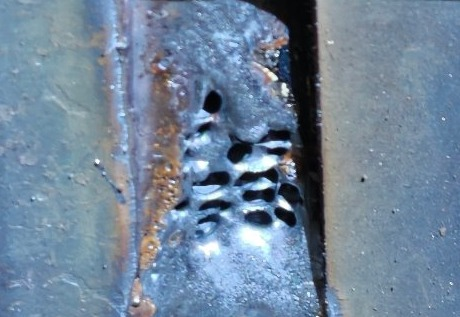
#> input picture ml/crop008_pore_src.jpg, 460 x 317 px, given as the content of the folder D:/workbuddy/workbuddy学习/surfacedetecttrain/raw_mine/images, which was not available
$ python make_raw_mine_tiles.py
#> lines starting #> are read from the running program, lines starting #| are printed output that depends on the picture; pictures that were not available may be replaced by others from this repository, and a replacement may not be noted
# -*- coding: utf-8 -*-
"""raw_mine 切图预处理：把大图按原始分辨率切成 640x640 tile，解决
1) 尺度问题：全图 letterbox 到 640 后缺陷只有 56px（棚拍域是 137px），模型学不到；
2) 样本量问题：40 张 / 57 框只占训练集 0.11%，切图后样本量 x10，叠加 notebook 的 x5 域增广达 ~18%。

输出 surfacedetecttrain/raw_mine_tiles/（images/ + labels/ + classes.txt 七类序），
build_surface_notebook 的 find_dataset_roots 会自动发现并合并，无需改 notebook。

用法: python make_raw_mine_tiles.py [--src .../raw_mine] [--out .../raw_mine_tiles]
"""
import os, random, argparse
from PIL import Image, ImageOps

IMGSZ = 640          # tile 尺寸（=推理输入尺寸）
STRIDE = 512         # 步长（重叠 128px，避免缺陷被切断丢失）
MIN_KEEP_FRAC = 0.30 # 框被切边后剩余面积 <30% 则丢弃
EMPTY_KEEP = 0.12    # 空白 tile 保留概率（硬负例：干净漆面/照亮区，压误报）
SEED = 42

# 7 类目标序（与 build_surface_notebook.py TARGET_CLASSES 一致）
TARGET = ["porosity", "crack", "overlap", "spatters", "good_weld", "undercut", "unfused"]
# raw_mine 5 类序 -> 7 类目标序
RAW5 = ["porosity", "crack", "undercut", "overlap", "unfused"]
CMAP = {RAW5.index(n): TARGET.index(n) for n in RAW5}

ap = argparse.ArgumentParser()
ap.add_argument("--src", default=r"D:/workbuddy/workbuddy学习/surfacedetecttrain/raw_mine")
ap.add_argument("--out", default=r"D:/workbuddy/workbuddy学习/surfacedetecttrain/raw_mine_tiles")
args = ap.parse_args()

img_dir = os.path.join(args.src, "images")
lbl_dir = os.path.join(args.src, "labels")
out_img = os.path.join(args.out, "images")
out_lbl = os.path.join(args.out, "labels")
os.makedirs(out_img, exist_ok=True); os.makedirs(out_lbl, exist_ok=True)
random.seed(SEED)

def tile_positions(total, size, stride):
    """生成 x/y 起点，末尾对齐图像边界保证覆盖。"""
    if total <= size:
        return [0]
    pos = list(range(0, total - size + 1, stride))
    if pos[-1] != total - size:
        pos.append(total - size)
    return pos

n_tiles = n_with = n_empty = 0
cls_count = {i: 0 for i in range(7)}
for fname in sorted(os.listdir(img_dir)):
    if not fname.lower().endswith((".jpg", ".jpeg", ".png")):
        continue
    base = os.path.splitext(fname)[0]
    lbl_path = os.path.join(lbl_dir, base + ".txt")
    boxes = []  # (cls, cx, cy, w, h) 归一化
    if os.path.exists(lbl_path):
        for ln in open(lbl_path):
            p = ln.split()
            if len(p) >= 5:
                boxes.append((CMAP[int(float(p[0]))], *map(float, p[1:5])))

    img = ImageOps.exif_transpose(Image.open(os.path.join(img_dir, fname))).convert("RGB")
#> img is the input picture: PIL image 460x317 RGB; mean R, G, B 113.1, 133.9, 155.5
    W, H = img.size
#> W = 460; H = 317
    # 短边不足 640 的图：整体放大到 640（本数据集不存在，保险处理）
    if min(W, H) < IMGSZ:
        s = IMGSZ / min(W, H)
#> s = 2.02
        img = img.resize((max(IMGSZ, int(W*s)), max(IMGSZ, int(H*s))), Image.BILINEAR)
#> img: PIL image 928x640 RGB
        W, H = img.size
#> W = 928; H = 640
        boxes = [(c, cx*W/W, cy*H/H, w, h) for c, cx, cy, w, h in boxes]  # 尺寸未变时不变
#> boxes = []

    # 归一化 -> 像素
    pboxes = [(c, (cx-w/2)*W, (cy-h/2)*H, w*W, h*H) for c, cx, cy, w, h in boxes]
#> pboxes = []

    for ty in tile_positions(H, IMGSZ, STRIDE):
        for tx in tile_positions(W, IMGSZ, STRIDE):
            tile = img.crop((tx, ty, tx+IMGSZ, ty+IMGSZ))
            out_lines = []
            for c, bx, by, bw, bh in pboxes:
                # 与 tile 求交
                ix0, iy0 = max(bx, tx), max(by, ty)
                ix1, iy1 = min(bx+bw, tx+IMGSZ), min(by+bh, ty+IMGSZ)
                if ix1 <= ix0 or iy1 <= iy0:
                    continue
                cx, cy = (bx+bw/2), (by+bh/2)
                if not (tx <= cx < tx+IMGSZ and ty <= cy < ty+IMGSZ):
                    continue  # 中心不在本 tile
                if (ix1-ix0)*(iy1-iy0) < MIN_KEEP_FRAC * bw * bh:
                    continue  # 被切太多
                ncx = (cx-tx)/IMGSZ; ncy = (cy-ty)/IMGSZ
                nw = min(bw, IMGSZ)/IMGSZ; nh = min(bh, IMGSZ)/IMGSZ
                out_lines.append(f"{c} {ncx:.6f} {ncy:.6f} {nw:.6f} {nh:.6f}")
                cls_count[c] += 1
            keep = bool(out_lines) or random.random() < EMPTY_KEEP
            if not keep:
                continue
            tname = f"{base}_t{tx//STRIDE}_{ty//STRIDE}.jpg"
            tile.save(os.path.join(out_img, tname), quality=92)
            with open(os.path.join(out_lbl, base.replace(".txt","") + f"_t{tx//STRIDE}_{ty//STRIDE}.txt"), "w") as f:
                f.write("\n".join(out_lines) + ("\n" if out_lines else ""))
            n_tiles += 1
            n_with += bool(out_lines); n_empty += not out_lines
#> this loop made 1 pass
#> pass 1, `tile.save(os.path.join(out_img, tname), quality=92)`:
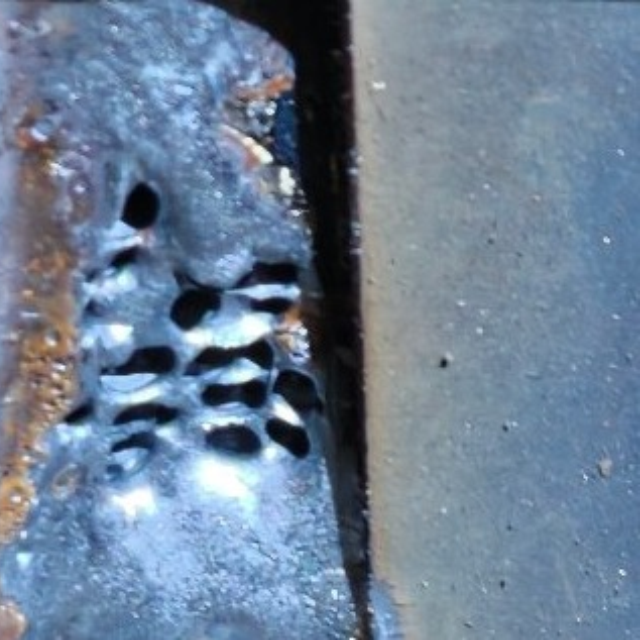
#> saved as crop008_pore_src_t0_0.jpg: PIL image 640x640 RGB; mean R, G, B 109.2, 128.4, 150.3
#> after the loop, cls_count = {0: 0, 1: 0, 2: 0, 3: 0, 4: 0, 5: 0, 6: 0}; n_empty = 1; n_tiles = 1; n_with = 0

with open(os.path.join(args.out, "classes.txt"), "w", encoding="utf-8") as f:
    f.write("\n".join(TARGET) + "\n")

print(f"完成: 共 {n_tiles} tiles（含框 {n_with} + 硬负例 {n_empty}），来自 40 张原图")
#| 完成: 共 1 tiles（含框 0 + 硬负例 1），来自 40 张原图
print("各类框数:", {TARGET[k]: v for k, v in cls_count.items() if v})
#| 各类框数: {}
print(f"输出: {args.out}")

$ run again, on ml/crop018_ovl_src.jpg
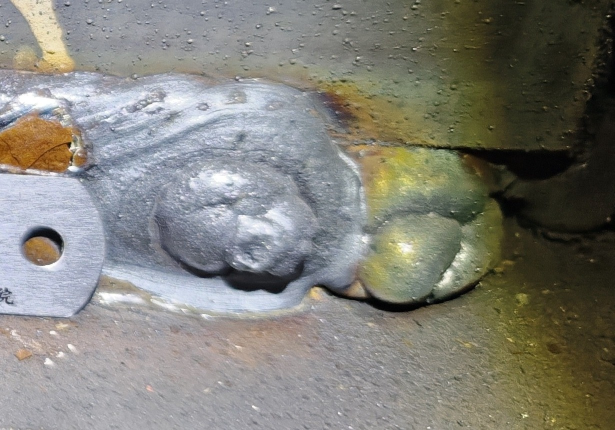
#> input picture ml/crop018_ovl_src.jpg, 1229 x 860 px, given as the content of the folder D:/workbuddy/workbuddy学习/surfacedetecttrain/raw_mine/images, which was not available (shown at 1/2 size)
#> img is the input picture: PIL image 1229x860 RGB; mean R, G, B 129.2, 128.5, 121
#> the loop `for ty in tile_positions(H, IMGSZ, STRIDE):` made 2 passes
#> pass 1, `tile.save(os.path.join(out_img, tname), quality=92)`:
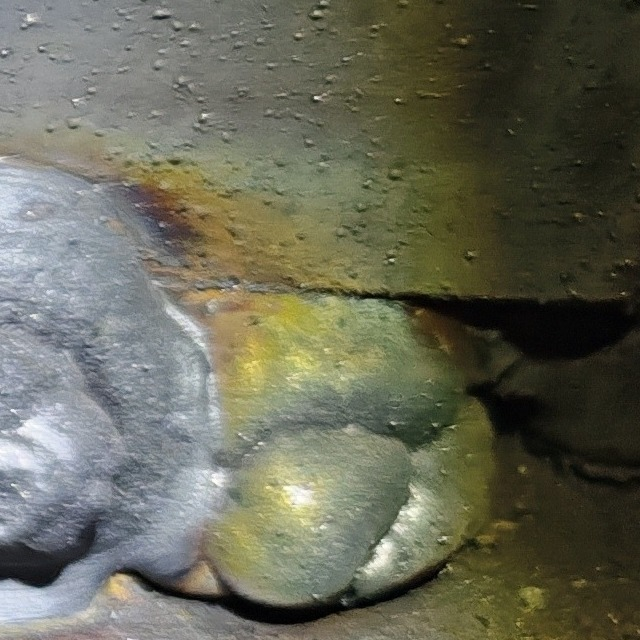
#> saved as crop018_ovl_src_t1_0.jpg: PIL image 640x640 RGB; mean R, G, B 102.9, 103.8, 87.7
#> after the loop `for ty in tile_positions(H, IMGSZ, STRIDE):`:
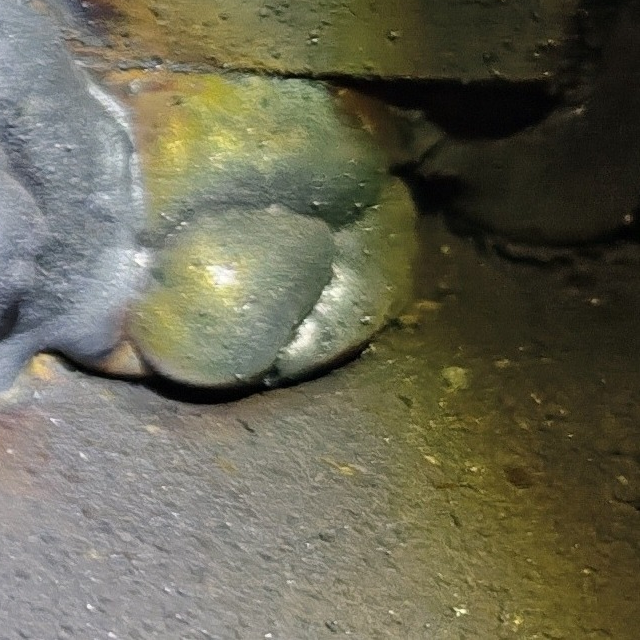
#> tile: PIL image 640x640 RGB; mean R, G, B 104.5, 102.7, 83.6
#> after the loop `for ty in tile_positions(H, IMGSZ, STRIDE):`: cls_count = {0: 0, 1: 0, 2: 0, 3: 0, 4: 0, 5: 0, 6: 0}; n_empty = 1; n_with = 0
#| 完成: 共 1 tiles（含框 0 + 硬负例 1），来自 40 张原图
#| 各类框数: {}

$ run again, on ml/debug_mine008_vis.jpg
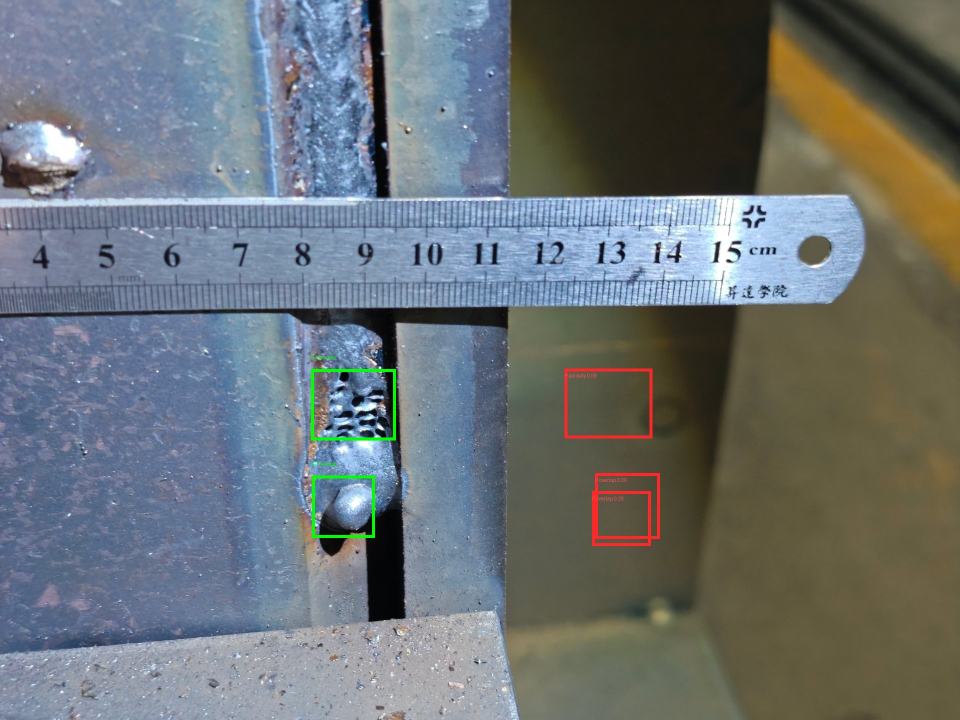
#> input picture ml/debug_mine008_vis.jpg, 1920 x 1440 px, given as the content of the folder D:/workbuddy/workbuddy学习/surfacedetecttrain/raw_mine/images, which was not available (shown at 1/2 size)
#> img is the input picture: PIL image 1920x1440 RGB; mean R, G, B 106.6, 113.5, 116.6
#> the loop `for ty in tile_positions(H, IMGSZ, STRIDE):` made 3 passes
#> pass 1, `tile.save(os.path.join(out_img, tname), quality=92)`:
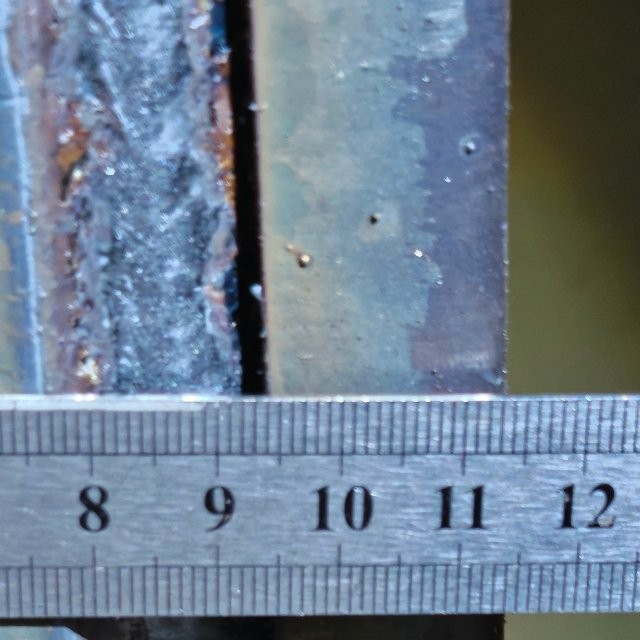
#> saved as debug_mine008_vis_t1_0.jpg: PIL image 640x640 RGB; mean R, G, B 110.1, 127.9, 147.1
#> after the loop `for ty in tile_positions(H, IMGSZ, STRIDE):`:
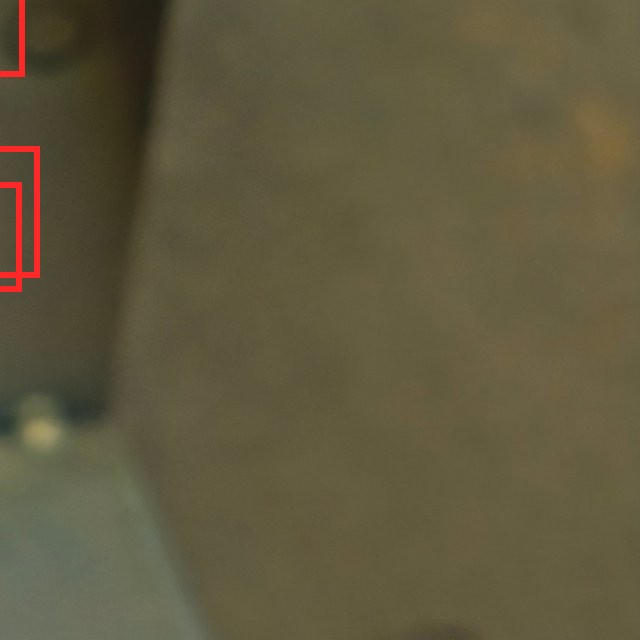
#> tile: PIL image 640x640 RGB; mean R, G, B 96.1, 88.7, 62.4
#> after the loop `for ty in tile_positions(H, IMGSZ, STRIDE):`: cls_count = {0: 0, 1: 0, 2: 0, 3: 0, 4: 0, 5: 0, 6: 0}; n_empty = 3; n_with = 0
#| 完成: 共 3 tiles（含框 0 + 硬负例 3），来自 40 张原图
#| 各类框数: {}
